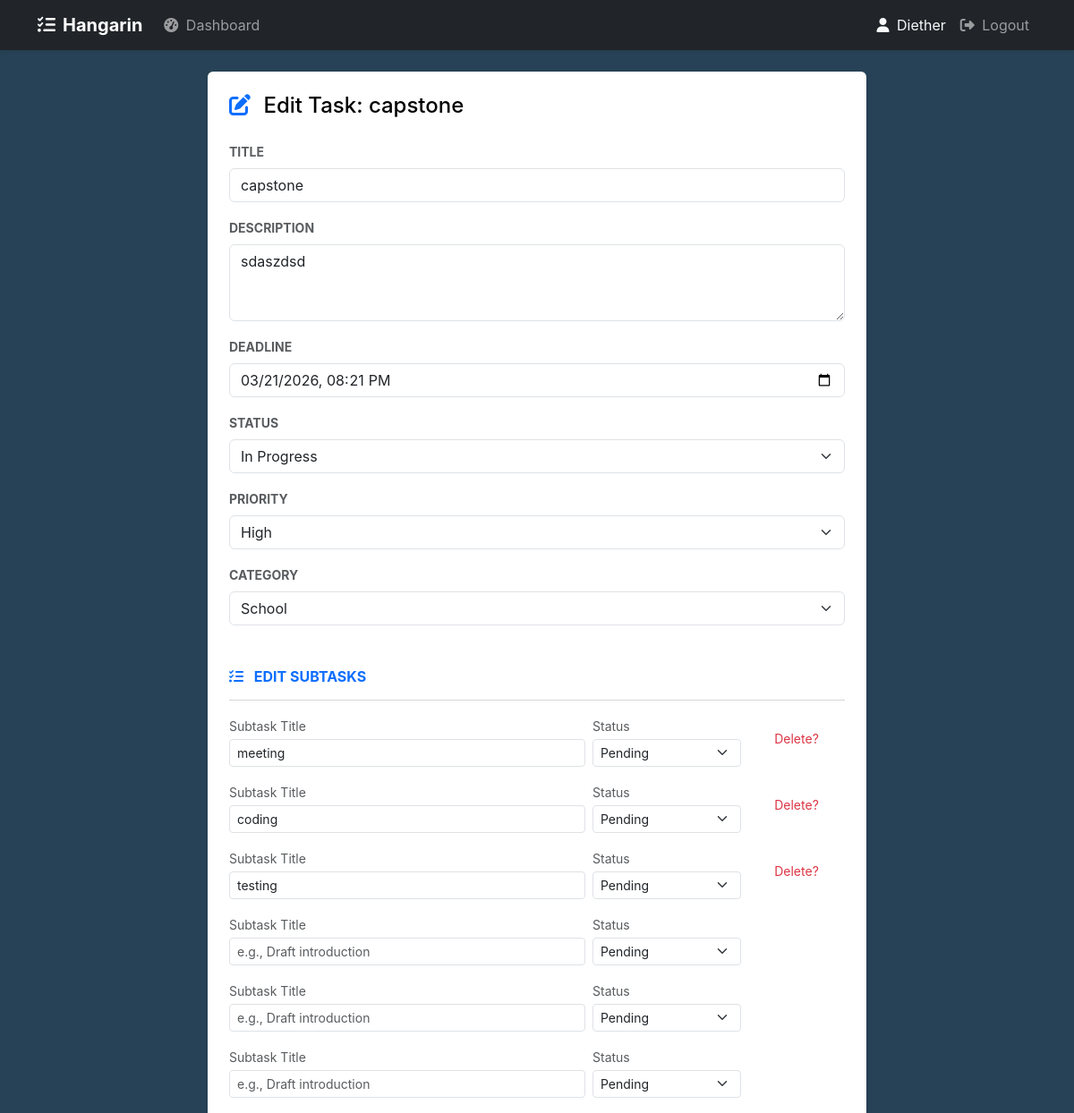
The app's page /task/edit/21/ (signed in, upper part), older data.
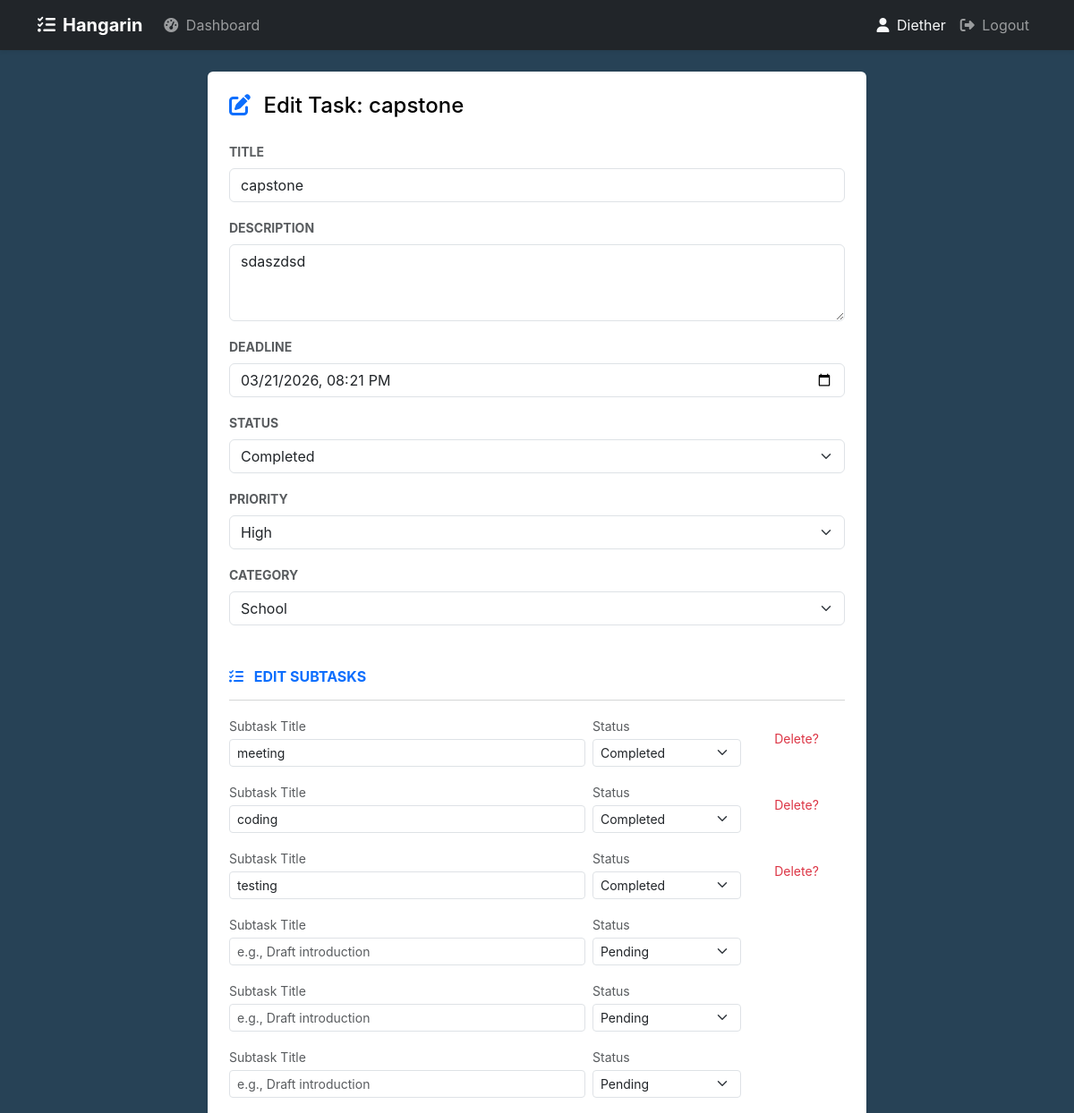
The same page, newer data.
### hangarin/models.py (models this page shows, shortened)
class BaseModel(models.Model):
    created_at = models.DateTimeField(auto_now_add=True)
    updated_at = models.DateTimeField(auto_now=True)
    class Meta:
        abstract = True

class Task(BaseModel):
    user = models.ForeignKey(settings.AUTH_USER_MODEL, on_delete=models.CASCADE)
    STATUS_CHOICES = [
        ("Pending", "Pending"),
        ("In Progress", "In Progress"),
        ("Completed", "Completed"),
    ]
    title = models.CharField(max_length=255)
    description = models.TextField()
    deadline = models.DateTimeField()
    status = models.CharField(max_length=50, choices=STATUS_CHOICES, default="Pending")
    priority = models.ForeignKey(Priority, on_delete=models.CASCADE)
    category = models.ForeignKey(Category, on_delete=models.CASCADE)

### hangarin/views.py (the view, shortened to what this page needs)
# urls.py: path('task/edit/<int:pk>/', views.TaskUpdateView.as_view(), name='task_update'),
class TaskUpdateView(LoginRequiredMixin, UpdateView):
    model = Task
    form_class = TaskForm
    template_name = "hangarin/task_form.html"
    success_url = reverse_lazy("hangarin:dashboard")
    def get_queryset(self):
        return Task.objects.filter(user=self.request.user)
    def get_context_data(self, **kwargs):
        data = super().get_context_data(**kwargs)
        if self.request.POST:
            data['subtasks'] = SubTaskFormSet(self.request.POST, instance=self.object)
            data['notes'] = NoteFormSet(self.request.POST, instance=self.object)
        else:
            data['subtasks'] = SubTaskFormSet(instance=self.object)
            data['notes'] = NoteFormSet(instance=self.object)
        return data

### hangarin/forms.py
class TaskForm(forms.ModelForm):
    deadline = forms.DateTimeField(
        input_formats=["%Y-%m-%dT%H:%M", "%Y-%m-%d %H:%M:%S", "%Y-%m-%d %H:%M"],
        widget=forms.DateTimeInput(attrs={"class": "form-control", "type": "datetime-local"}, format="%Y-%m-%dT%H:%M"),
    )
    class Meta:
        model = Task
        fields = ["title", "description", "deadline", "status", "priority", "category"]
        widgets = {
            "title": forms.TextInput(attrs={"class": "form-control", "placeholder": "Task title"}),
            "description": forms.Textarea(attrs={"class": "form-control", "rows": 3, "placeholder": "Description"}),
            "status": forms.Select(attrs={"class": "form-select"}),
            "priority": forms.Select(attrs={"class": "form-select"}),
            "category": forms.Select(attrs={"class": "form-select"}),
        }

### hangarin/models.py (called while the page is built)
    def __str__(self):
        return self.name

    def __str__(self):
        return self.name

### hangarin/templates/hangarin/task_form.html (shortened to what this page needs)
{% extends 'base.html' %}
{% load widget_tweaks %}
{% block content %}
<div class="row justify-content-center">
    <div class="col-md-10 col-lg-8">
        <div class="card border-0 shadow-sm">
            <div class="card-body p-4">
                <h2 class="h4 mb-4">
                  <i class="fa-solid {% if form.instance.pk %}fa-pen-to-square{% else %}fa-plus-circle{% endif %} text-primary me-2"></i>
                  {% if form.instance.pk %}Edit Task: {{ form.instance.title }}{% else %}Add New Task{% endif %}
                </h2>
                <form method="post" novalidate>
                    {% for field in form %}
                    <div class="mb-3">
                        <label for="{{ field.id_for_label }}" class="form-label fw-bold small text-uppercase text-muted">{{ field.label }}</label>
                        {% render_field field class+="form-control" %}
                    </div>
                    {% endfor %}
                    <div class="mt-5 mb-4">
                        <h5 class="h6 text-uppercase fw-bold text-primary mb-3">
                            <i class="fa-solid fa-list-check me-2"></i>
                            {% if form.instance.pk %}Edit Subtasks{% else %}Add Subtasks (Optional){% endif %}
                        </h5>
                        <hr class="text-muted opacity-25">
                        <div id="subtask-form-container">
                            {% for sub_form in subtasks %}
                            <div class="row g-2 mb-3 align-items-center subtask-form-row">
                                <div class="col-md-7">
                                    <label class="small text-muted mb-1">Subtask Title</label>
                                    {% render_field sub_form.title class+="form-control form-control-sm" placeholder="e.g., Draft introduction" %}
                                </div>
                                <div class="col-md-3">
                                    <label class="small text-muted mb-1">Status</label>
                                    {% render_field sub_form.status class+="form-select form-select-sm" %}
                                </div>
                                <div class="col-md-2 text-center">
                                    {% if sub_form.instance.pk %}
                                        <label class="small text-danger d-block mb-1">Delete?</label>
                                    {% endif %}
                                </div>
                            </div>
                            {% endfor %}
                        </div>
                    </div>
                </form>
            </div>
        </div>
    </div>
</div>
{% endblock %}

Row changes from the older to the newer data that the page shows:
changed Task "capstone": status "In Progress" → "Completed"
Text that changed along with them:
form field status: "Pending" → "Completed"
